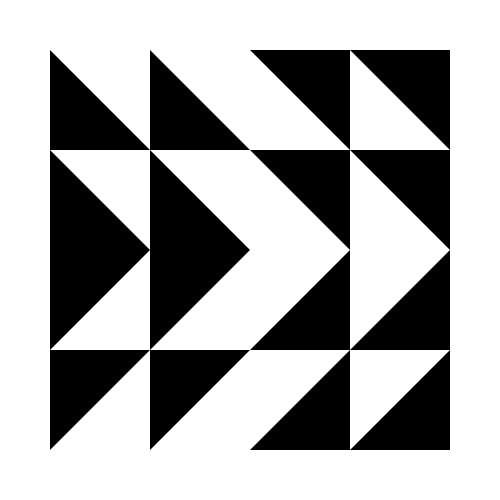
Frame 1 (no input)
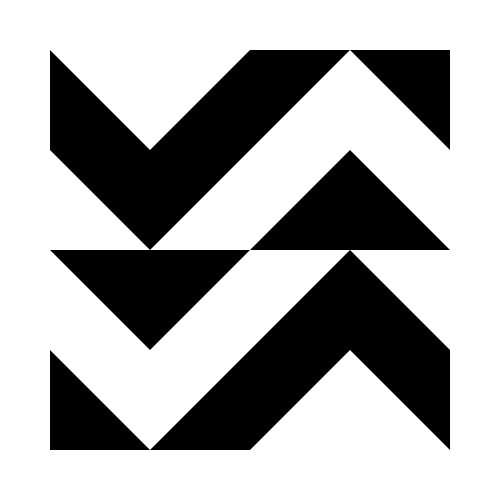
Frame 60 (the mouse pressed at the canvas centre just before this capture)
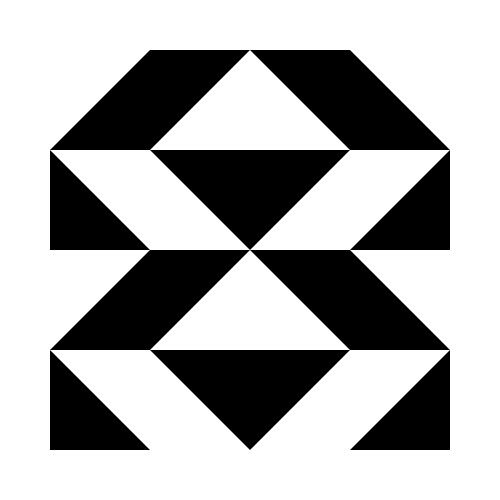
Frame 120 (the mouse held since frame 60 and released just before this capture)

The Processing sketch that drew these frames (run headless with seeded random() and noise(); from frame 60 on, the mouse is pressed at the canvas centre):

// Processing sketch: diamond_code
// ── diamond_code.pde
int bits[] = {
  0, 1, 0, 1, 
  2, 3, 2, 3, 
  0, 1, 0, 1, 
  2, 3, 2, 3
};

float lsize = 100;

long lastTime;
long accTime;

float v=1;
void setup() {
  size(500, 500);
  background(255);
  smooth();

  randss();
  redraw();
  //noLoop();
  noStroke();
  lastTime = millis();
  accTime = millis();
}


void draw() {

  background(255);
  pushMatrix();
  translate(width/2, height/2);
  drawTriangle(bits);
  popMatrix();

  if (millis()-lastTime<5000) {
    v+=exp(0.0005*millis());
    //  println(v); 
    if (millis() - accTime > v) {
      accTime=millis();
      randss();
    }
  }
  else {
    noLoop();
  }
}

void drawTriangle(int bits[]) {
  pushMatrix();
  translate(-lsize*4/2, -lsize*4/2);
  for (int x=0;x<4;x++) {
    for (int y=0;y<4;y++) {
      int i = x + y*4;
      pushStyle();
      fill(0);
      pushMatrix();
      translate(x*lsize, y*lsize);
      beginShape(TRIANGLES);
      switch(bits[i]) {

      case 0:
        // bottom right
        //triangle(lsize, lsize, 0, lsize, lsize, 0);
        vertex(lsize, lsize);
        vertex(0, lsize);
        vertex(lsize, 0);


        break;
      case 1:
        ///bottom left
        //triangle(0, 0, 0, lsize, lsize, lsize);
        vertex(0, 0);
        vertex(0, lsize);
        vertex(lsize, lsize);
        break;
      case 2:
        //top right
        //triangle(0, 0, lsize, 0, lsize, lsize);
        vertex(0, 0);
        vertex(lsize, 0);
        vertex(lsize, lsize);
        break;
      case 3:
        //top left
        //triangle(0, 0, lsize, 0, 0, lsize);
        vertex(0, 0);
        vertex(lsize, 0);
        vertex(0, lsize);
        break;
      }
      endShape(CLOSE);
      popStyle();
      popMatrix();
    }
  }
  popMatrix();
}



/*leva l1 para l2 */
void transposeRow(int bits[], int r0, int r1) {
  int temp[] = new int[4];

  for (int x=0;x<4;x++) {
    //keep the values from row r0 on temp
    int i = x + r0*4;
    temp[x] = bits[i];

    // put on row r0 values from row r1
    int i2 = x + r1*4;
    bits[i] = bits[i2];
    //put on row r1 values from r0 i.e. from temp
    bits[i2] = temp[x];
  }
}

void transposeColumn(int bits[], int c0, int c1) {
  int temp[] = new int[4];

  for (int y=0;y<4;y++) {
    //keep the values from column c1 on temp
    int i = c0 + y*4;
    temp[y] = bits[i];

    //put on column c0 values from column c1
    int i2 = c1 + y*4;
    bits[i] = bits[i2];

    //put on column c1 values from column c0 i.e. temp
    bits[i2] = temp[y];
  }
}

void transposeQuadrant(int bits[], int q0, int q1) {
  int temp[] = new int[4];

  //given a q0 - quadrant 0,1,2,3 
  // |0|1|
  // |2|3|
  //returns x,y initial coordinates 
  // |00|10|20|30|
  // |01|11|21|31|
  // |02|12|22|32|
  // |03|13|23|33| 

  int x0q0 = (q0%2)*2;
  int y0q0;
  if (q0>1) {
    y0q0 =2;
  }
  else {
    y0q0 =0;
  }

  int x0q1 = (q1%2)*2;
  int y0q1;
  if (q1>1) {
    y0q1 =2;
  }
  else {
    y0q1 =0;
  }

  int c=0; 
  for (int i=0;i<2;i++) {
    for (int j=0;j<2;j++) {
      temp[c] = bits[x0q0+i + (y0q0+j)*4];
      bits[x0q0+i + (y0q0+j)*4] = bits[x0q1+i + (y0q1+j)*4];
      bits[x0q1+i + (y0q1+j)*4] = temp[c];
      c++;
    }
  }
}



void randss() {
  transposeRow(bits, (int)random(0, 4), (int)random(0, 4));
  transposeColumn(bits, (int)random(0, 4), (int)random(0, 4));
  transposeQuadrant(bits, (int)random(0, 4), (int)random(0, 4));
}

void mousePressed() {
  randss();
  redraw();
}
